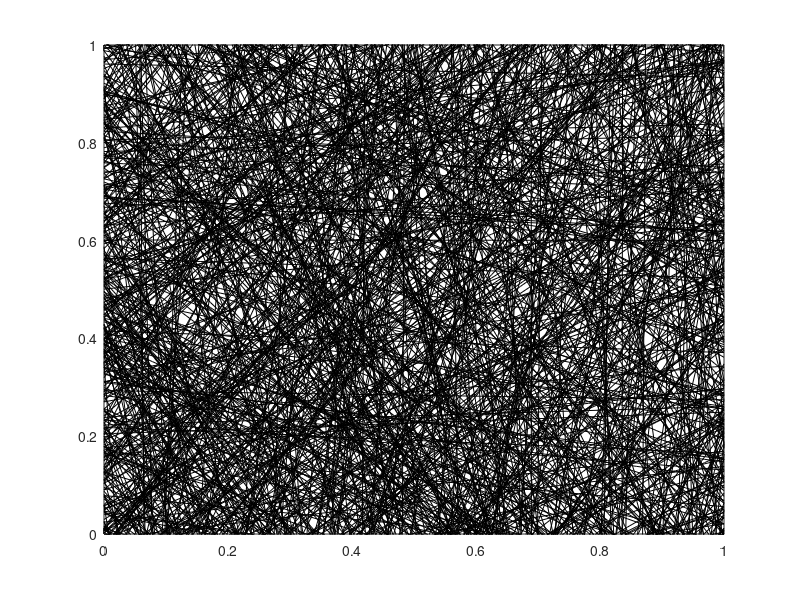

This figure's MATLAB source: (Note: a time limit stopped this script after it produced the figure.)
%This program is fiber simulation for the I-randomness Normal continuous

clear all                            %clearing program
close all
clc

kx=64;
[x]=linspace(0,1, kx+1);            %linespaceing for x
[y]=linspace(0,1, kx+1);            %linespacing for y

n=2000;                             %sample size
a=-sqrt(2);                         %lower bound for uniform distribution
b=sqrt(2);                          %upper bound for uniform distribution
mu=(90)*pi/180;                     %mean (degrees)
sigma=(45)*pi/180;                  %standard deviation (degrees)



    for i=1:n
                    
        x0=unifrnd(a,b,1);          %x distance from origin
        y0=unifrnd(a,b,1);          %y distance from origin                  
        angle=normrnd(mu,sigma,1);  %angle
        slope=tan(angle);           %slope
        y=slope*(x-x0)+y0;          %point slope form of line side 
        
    
     plot(x,y,'k')                  %plot
     xlim([0 1])                    %x limits
     ylim([0 1])                    %y limits
     hold on;                       %hold on for graph 
  
    end
